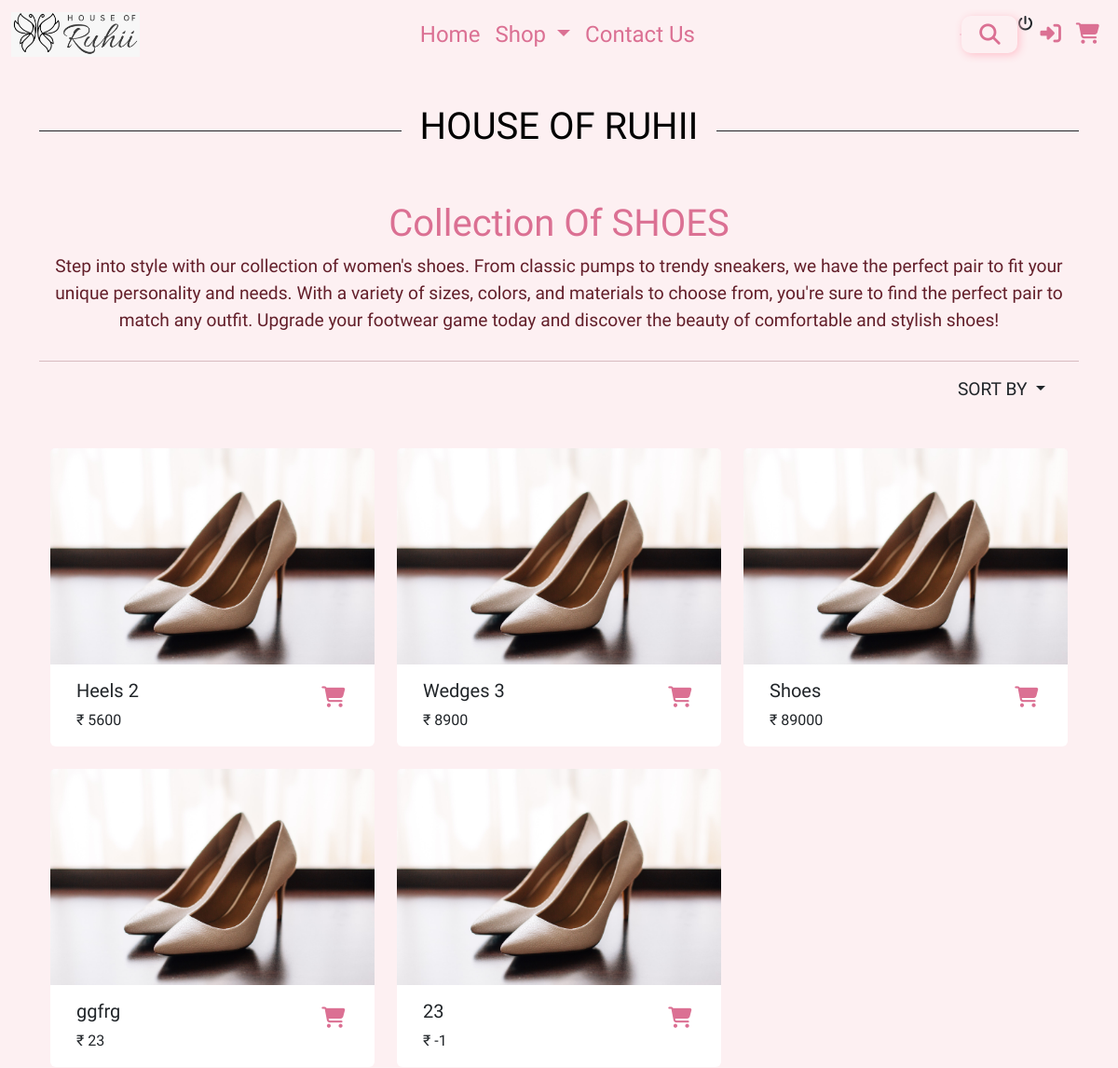
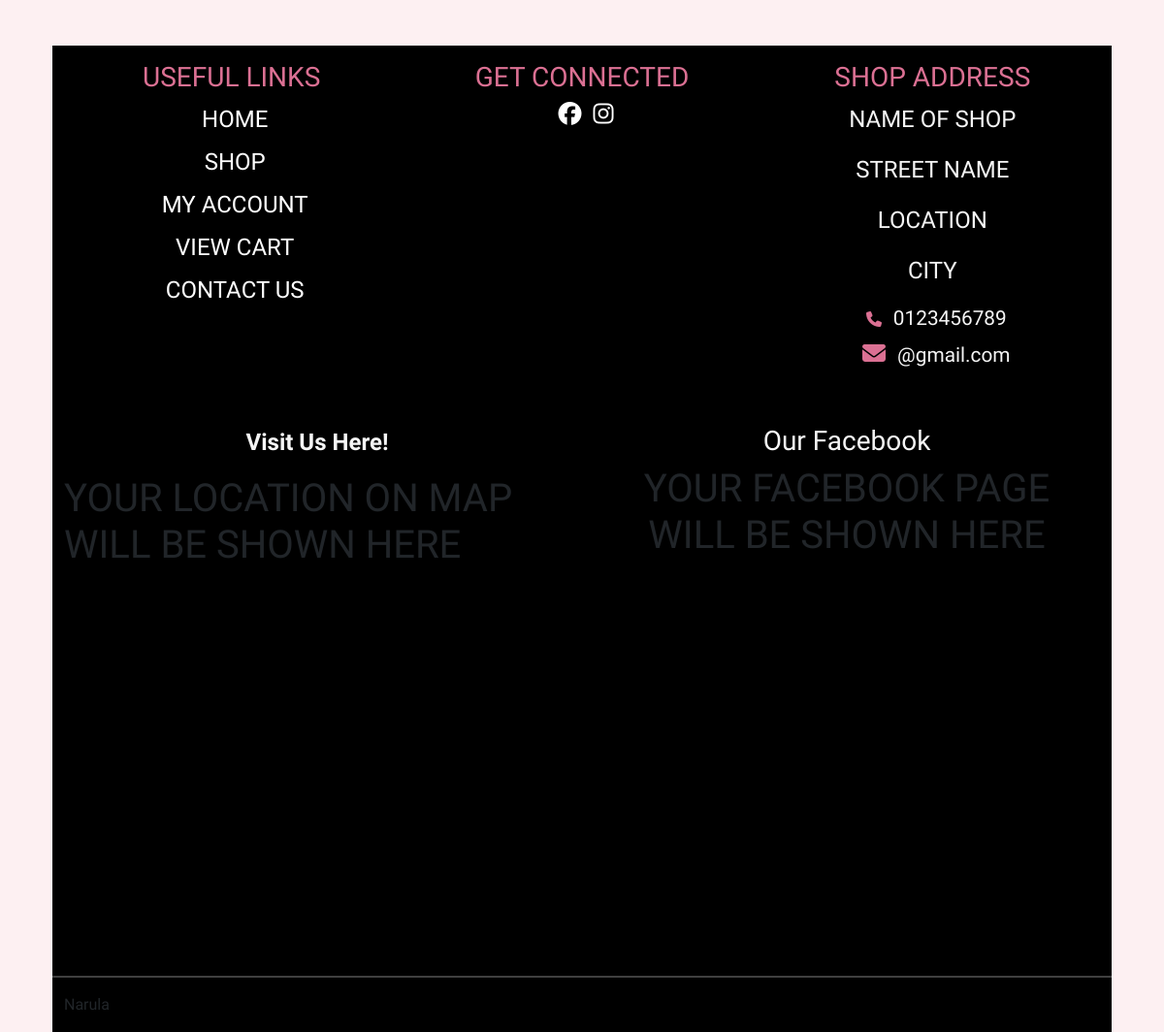
Before: /shoes/ with the older database file (2 pictures, top to bottom).
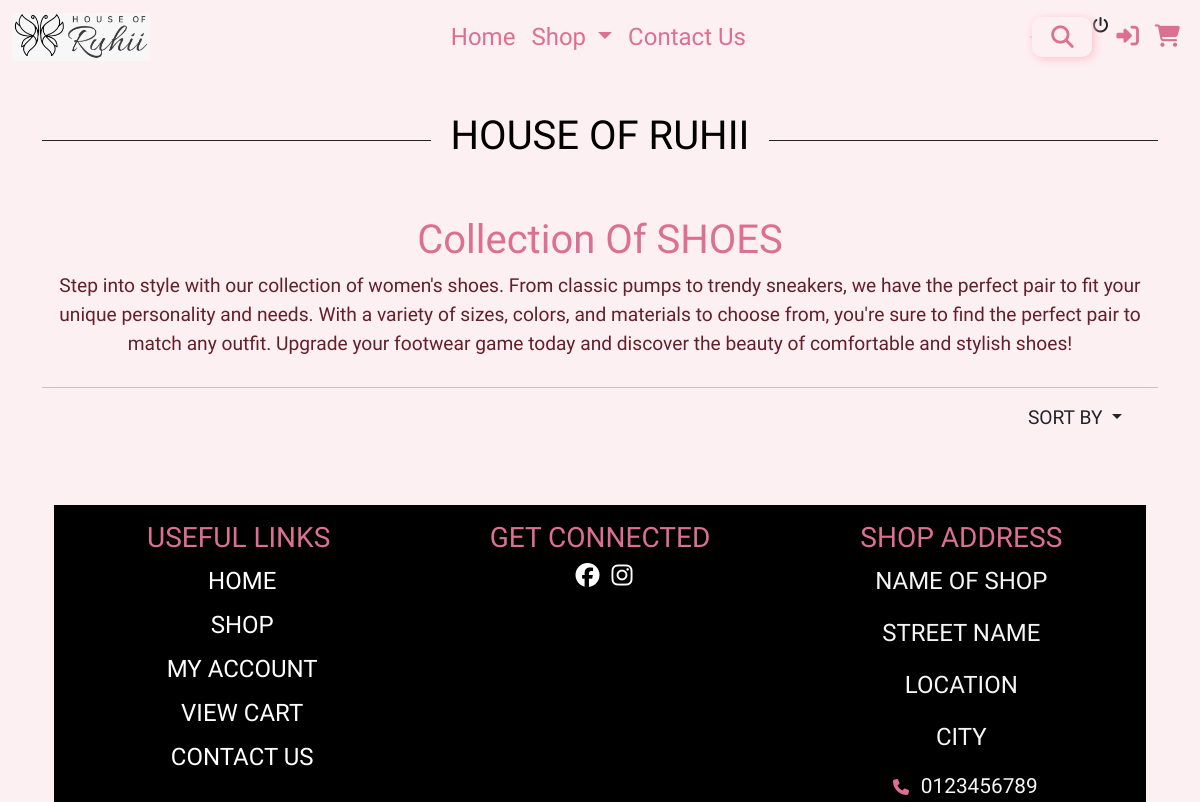
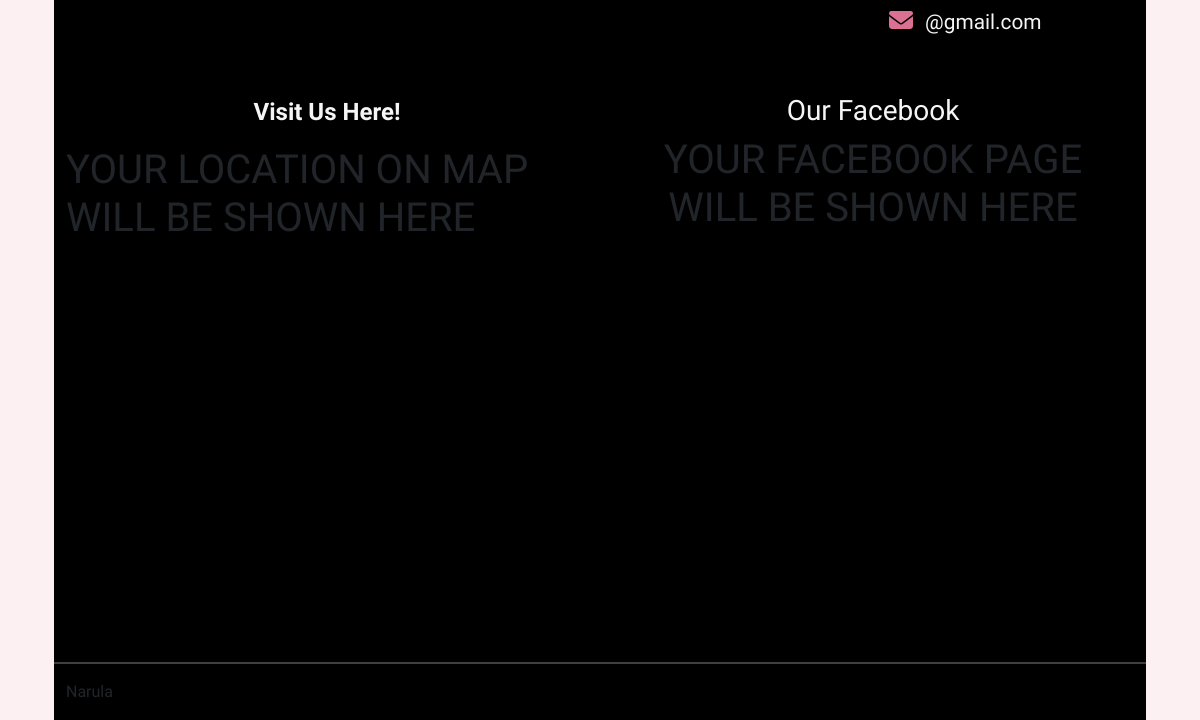
After: the same page with the newer database file (2 pictures, top to bottom).
### website/models.py (models this page shows)
class ProductModel(models.Model):
    name = models.CharField(max_length=50)
    price = models.IntegerField()
    cat = models.ForeignKey("CategoryModel", on_delete=models.CASCADE)
    def __str__(self):
        return self.name

### website/views.py (the view)
# urls.py: path('shoes/', views.Shoes, name = 'shoes'),
def Shoes(request):
    data = ProductModel.objects.filter(cat=7)
    print(data)
    context = {'data': data}
    return render (request,'website/shoes.html', context)

### website/templates/website/shoes.html (shortened to what the changed rows need)
{% extends "website/index.html" %}
{% block popup %}
{% load static %}
<link href="{% static 'css/shoes.css' %}" rel="stylesheet" />
{% endblock popup %}
{% block content %}
<div class="main mx-auto">
  <div class="container mt-5">
    <div class="header__center" style="margin-top: 3.5em">
      <h1 style="color: black; text-align: center">HOUSE OF RUHII</h1>
    </div>
  </div>
  <div class="container-fluid text-center">
    <h1 style="color: palevioletred" class="mt-5">Collection Of SHOES</h1>
  </div>
  <div class="container">
    <div class="container mt-5">
      <div class="row row-cols-1 row-cols-md-3 g-4">
        {% for i in data %}
        <div class="col">
          <div class="card" style="border: none">
            <img src="{% static 'images/img1.jpg' %}" class="card-img-top"
              onmouseover="this.src='../../../static/images/img2.jpg'"
              onmouseout="this.src='../../../static/images/img1.jpg'" />
            <div class="card-body">
              <div class="container-fluid">
                <div class="row">
                  <div class="col-sm-10">
                    <h5 class="card-title">{{i.name}}</h5>
                    <p class="card-text">&#8377 {{i.price}}</p>
                  </div>
                  {% if request.user.username == "" %}
                  <div class="col-sm-2">
                    <a href="{% url 'signin' %}">
                      <i class="fa-solid fa-cart-shopping mt-2" title="add to cart" data-link-id="{{i.id}}"
                        data-name="{{i.name}}" data-value="{{i.price}}" data-quantity="{{i.quantity}}"
                        style="color: palevioletred; font-size: 1.4em"></i></a>
                  </div>
                </div>
              {% endif %}
            </div>
          </div>
        </div>
      </div>
      {% endfor%}
    </div>
    <div class="flex-wrapper bg-black mx-auto mt-5">
      <div class="container mt-5">
        <div class="row">
          <div class="col-sm-6">
            <div class="map-responsive">
              <h1>YOUR LOCATION ON MAP WILL BE SHOWN HERE</h1>
            </div>
          </div>
          <div class="col-sm-6">
            <div class="container mx-auto text-center">
              <h1>YOUR FACEBOOK PAGE WILL BE SHOWN HERE</h1>
            </div>
          </div>
        </div>
      </div>
    </div>
    </body>
    {% endblock %}

Changed rows visible on the page:
removed ProductModel: name "Heels 2", price "5600"
removed ProductModel: name "Wedges 3", price "8900"
removed ProductModel: name "Shoes", price "89000"
removed ProductModel: name "ggfrg", price "23"
removed ProductModel: name "23", price "-1"
